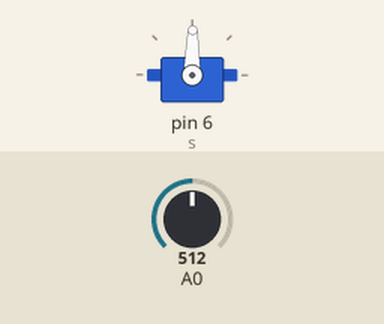
Simulated run of this sketch. Board: Arduino Uno, built with avr-gcc and run on an emulated ATmega328P. Shown: servo. The inputs (shaded band) are chosen by the test bench; at power-on: A0 = 512.

Above: at 1.2 s.
1.3 s: A0 set to 716
At 1.8 s:
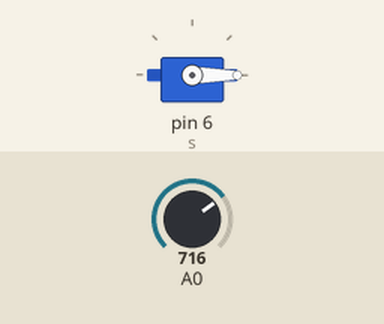
2.8 s: A0 set to 306
At 4.0 s:
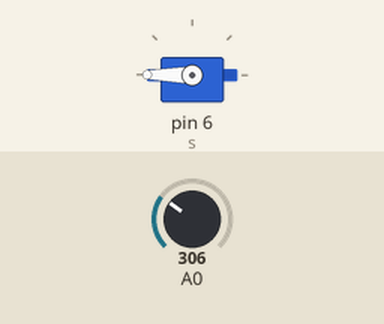
4.3 s: A0 set to 900
At 5.3 s:
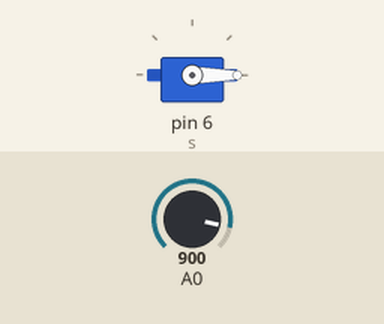
5.8 s: A0 set to 122
At 6.5 s:
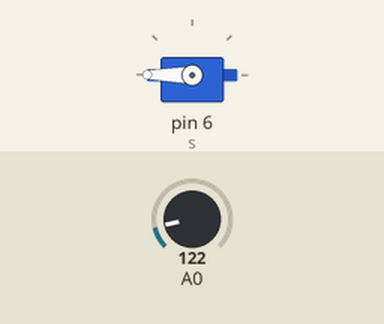
Timing chart, 0 to 8.3 s (numbered marks = the images above; inputs shaded):
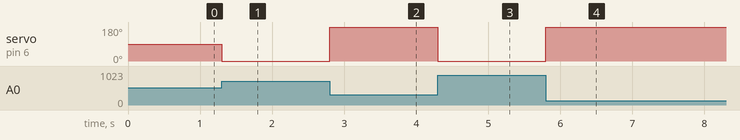

The sketch:

Flex_Sensor_and_Servo_Motor.ino
```cpp
#include<Servo.h>
int s=6;

Servo myServo;
void setup()
{
  Serial.begin(9600);

  myServo.attach(s);

}

void loop()
{
  int angle=flexAngle();
  myServo.write(angle);
}

int flexAngle(){
int flex=analogRead(A0);
  // Serial.print(flex);Serial.print(" ");

  int flexV=map(flex,716,307,0,180);
  //Serial.println(flexV);
  return flexV;
}
```

Measured:
- after the input at 1.3 s, servo on pin 6 (s): 89° → 0° at once
- after the input at 2.8 s, servo on pin 6 (s): 0° → 180° at once
- after the input at 4.3 s, servo on pin 6 (s): 180° → 0° at once
- after the input at 5.8 s, servo on pin 6 (s): 0° → 180° at once
